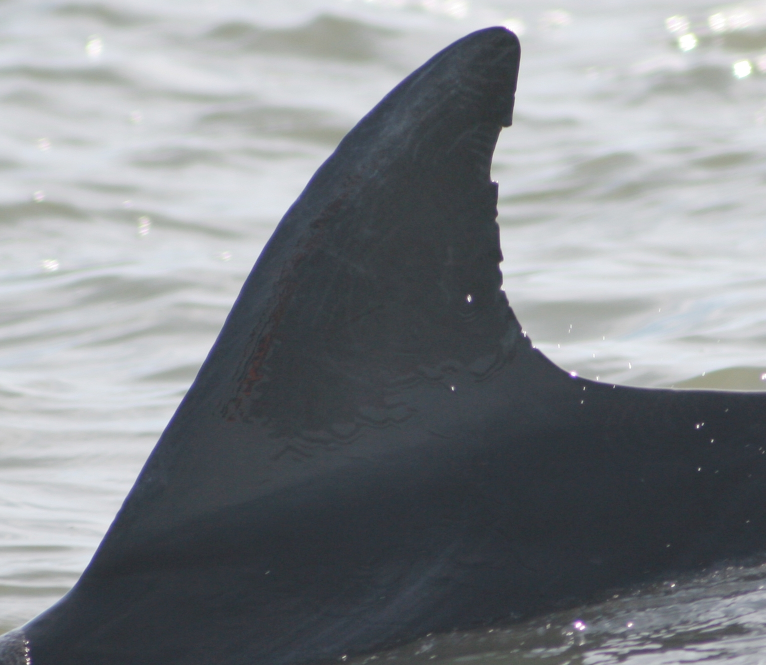
#> input picture catalogue/NOAA0087_01.jpg, 1531 x 1330 px (shown at 1/2 size)
$ python -i fin_curvature.py   (imports and definitions only)
#> lines starting #> are read from the running program, lines starting #| are printed output that depends on the picture; after the words box and inside, x2 and y2 are one past the last pixel; in counts of white or black regions, pixels touching at a corner belong together
#> further down, picture is the input picture: shape (1330, 1531, 3); mean B, G, R 137, 133.1, 129.3
"""
Fin outline and curvature matching
==================================

Burrunan dolphins are told apart by the nicks and notches cut into the
TRAILING EDGE of their dorsal fin over their life. This module turns that edge
into a pattern that can be compared between photographs.

The first version of the program compared whole edge-detected pictures. When
that was measured it turned out to be almost blind to notches: two large
notches cut into a fin only dropped the score from 100% to 93%, while a totally
different dolphin dropped it to 41-58%. It was really measuring the broad
triangle of the fin, which most dolphins share. This module does what the
professional systems (CurvRank, finFindR) do instead:

    1. Separate the fin from the water.
    2. Find the tip of the fin and trace DOWN THE TRAILING EDGE to the base.
    3. Walk along that edge and measure the CURVATURE at every step.
    4. Compare two fins by lining up their curvature patterns.

Curvature is measured the "integral" way: put a small circle on a point of the
outline and ask what fraction of that circle is inside the fin.

    a straight edge     ->  about 0.5, half the circle is inside
    a notch cut in      ->  less than 0.5, the circle is mostly outside
    a bump sticking out ->  more than 0.5

So a notch becomes a dip in a graph, and identifying a dolphin turns into
comparing two wiggly lines. This is measured at several circle sizes at once,
so both tiny nicks and large chunks out of the fin are picked up.

Why only the trailing edge, and why tip-first
---------------------------------------------
The leading edge is smooth on nearly every dolphin and carries almost no
identity. The trailing edge is where the notches are. Tracing it from the tip
every time also solves the "other side" problem for free: a fin photographed
from the dolphin's left is a mirror image of the same fin from its right, but
the walk from tip to base along the trailing edge produces the same sequence
of notches either way. Which side the dolphin was seen from is still recorded,
because it is useful to know, but the comparison no longer depends on it.
"""

import cv2
import numpy as np


# How many points to sample along the traced edge. More points means finer
# detail but slower comparing.
OUTLINE_POINTS = 200

# The circle sizes used to measure curvature, as a fraction of the fin's height.
# Small circles catch small nicks, large circles catch big missing chunks.
CURVATURE_SCALES = (0.04, 0.08, 0.16)

# Photos are shrunk to this many pixels on their longest side while the fin is
# being separated from the water. It makes that step fast and means a 4000px
# photo and a 600px photo are treated the same way.
WORK_SIZE = 500

# The comparison distance at which two fins are treated as having nothing in
# common. See curvature_similarity() for how this number was measured.
ZERO_AT = 0.06


# ---------------------------------------------------------------------------
# Step 1: separating the fin from the water
# ---------------------------------------------------------------------------

def fin_mask(image):
    """Return a black-and-white mask with the dolphin in white, water in black.

    No single rule separates a fin from water in every photo. A fin can be
    darker than the water or paler than it, the water can be blue, green or
    grey, and wave shadows can be darker than everything. So several ways of
    splitting the picture are tried, every blob each one produces is scored on
    how much it looks like a fin, and the best-scoring blob wins. That blob's
    boundary is then tidied up with GrabCut, which uses the colours on each side
    of the boundary to decide exactly where it runs.

    The mask is returned at the photo's original size, upright, untouched by
    any rotation - so it lines up with the photo pixel for pixel.
    """
    height, width = image.shape[:2]

    # Work on a shrunken copy: quicker, and photo size stops mattering.
    scale = min(1.0, WORK_SIZE / float(max(height, width)))
    small = cv2.resize(image, (max(1, int(round(width * scale))),
                               max(1, int(round(height * scale)))),
                       interpolation=cv2.INTER_AREA) if scale < 1.0 else image.copy()
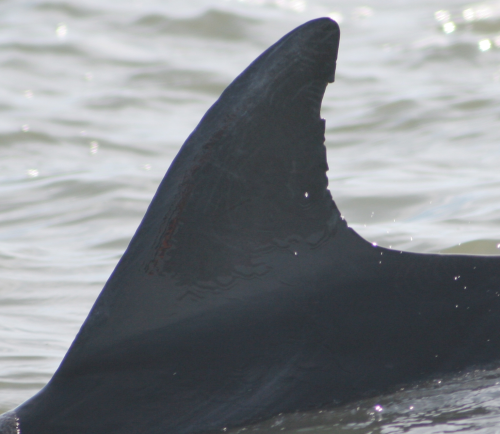
#> small: shape (434, 500, 3); mean B, G, R 137, 133.1, 129.3

    # Every plausible blob from every way of splitting the photo, with its
    # fin-likeness score and which split it came from.
    found = []
    for split_index, candidate in enumerate(threshold_candidates(small)):
        for blob in blobs(candidate):
            score = fin_likeness(blob)
            if np.isfinite(score):
                found.append((split_index, blob, score))
#> this loop made 6 passes
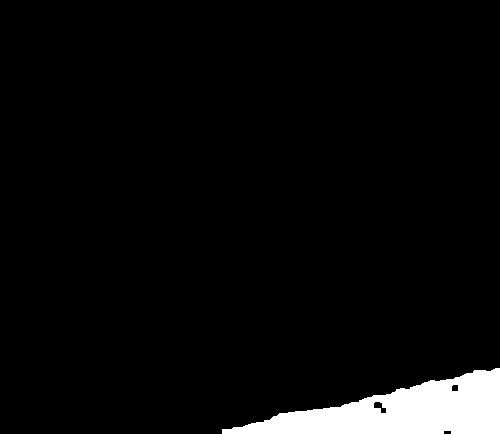
#> blob: shape (434, 500); 4.5% white; 1 white region, box (x1, y1, x2, y2) and area: (222, 368, 500, 434) 9719
#> after the loop, found = 7 items
    if not found:
        return None

    # Consensus bonus. A single split can be fooled - a glare streak down the
    # face of a fin can make brightness alone cut the fin in half, and the
    # half still looks fairly fin-shaped. But two different ways of looking
    # at the photo rarely make the same mistake, so a blob that another split
    # also found is much more likely to be the real dolphin.
    best_blob = None
    best_score = -np.inf
    for split_index, blob, score in found:
        agreement = max([overlap(blob, other) for other_split, other, _ in found
                         if other_split != split_index] or [0.0])
        total = score + 2.0 * agreement
        if total > best_score:
            best_score, best_blob = total, blob
#> this loop made 7 passes
#> (split_index, score, agreement, total, best_score) on passes 1 to 2: (0, 2.14, 0.986, 4.11, 4.11), (1, 5.71, 0.921, 7.55, 7.55)
#> pass 1, in overlap, `a, b = blob_a > 0, blob_b > 0`:
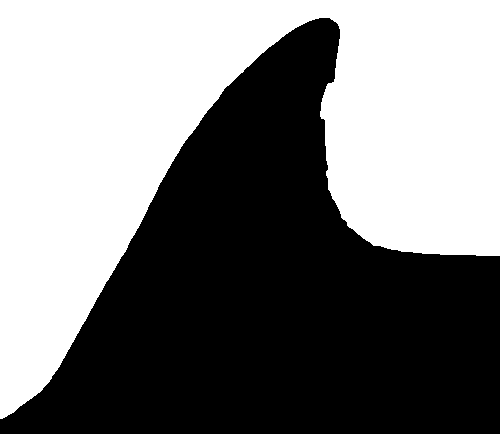
#> a: shape (434, 500) bool; 49.3% white; 1 white region, box (x1, y1, x2, y2) and area: (0, 0, 500, 419) 106906
#> pass 1, in overlap, `a, b = blob_a > 0, blob_b > 0`:
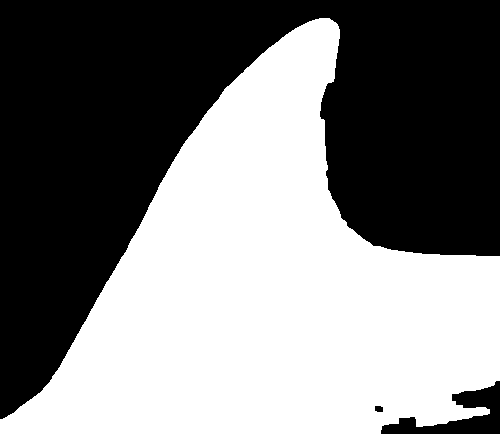
#> b: shape (434, 500) bool; 49.6% white; 1 white region, box (x1, y1, x2, y2) and area: (0, 18, 500, 434) 107570
#> pass 1, in overlap (call 2), `a, b = blob_a > 0, blob_b > 0`:
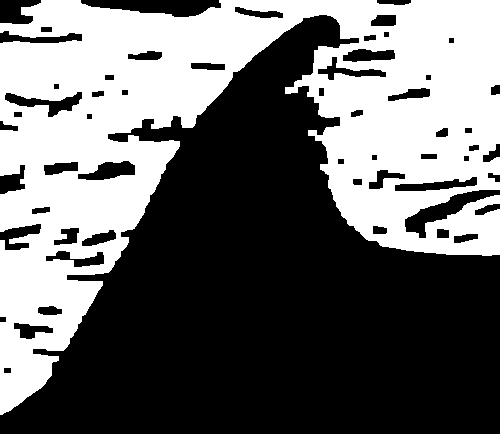
#> b: shape (434, 500) bool; 42.1% white; 1 white region, box (x1, y1, x2, y2) and area: (0, 0, 500, 415) 91400
#> pass 1, in overlap (call 3), `a, b = blob_a > 0, blob_b > 0`:
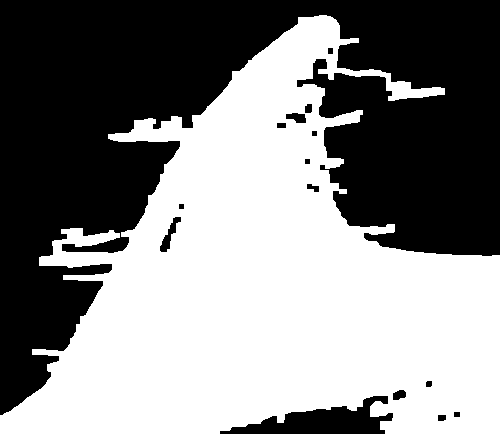
#> b: shape (434, 500) bool; 52.2% white; 15 black regions, largest, box (x1, y1, x2, y2) and area: (0, 0, 500, 415) 99651, (220, 396, 393, 434) 3160, (160, 217, 181, 252) 250
#> after the loop, best_score = 7.55

    # Tidy the boundary. GrabCut can occasionally make things worse (for
    # example by swallowing a patch of water), so its result is only kept if it
    # still looks at least as fin-like as what went in.
    refined = grabcut_refine(small, best_blob)
    if refined is not None and fin_likeness(refined) >= fin_likeness(best_blob) - 0.25:
        best_blob = refined

    # A fin has no holes in it, so any hole is a glare spot or a shadow that
    # got mislabelled. Fill them by redrawing just the outer boundary.
    best_blob = fill_holes(best_blob)

    # Back to the photo's real size.
    if scale < 1.0:
        full = cv2.resize(best_blob, (width, height), interpolation=cv2.INTER_LINEAR)
        return np.uint8(full > 127) * 255
    return best_blob


def fill_holes(mask):
    """Fill any holes inside the largest blob, keeping its outer edge as is."""
    contours, _ = cv2.findContours(mask, cv2.RETR_EXTERNAL, cv2.CHAIN_APPROX_NONE)
    if not contours:
        return mask
    filled = np.zeros_like(mask)
    cv2.drawContours(filled, [max(contours, key=cv2.contourArea)], -1, 255, -1)
    return filled


def threshold_candidates(small):
    """Yield several rough fin/water splits of the same photo.

    Each split is a plain Otsu threshold on one channel, tried both ways round
    because the fin might be the dark part or the light part:

        grey brightness   - the obvious one; dark fin against bright water
        blue-vs-yellow    - water is bluish, a dolphin is grey-brown, so this
                            separates them even when they are equally bright
        colour saturation - water is often more colourful than the dolphin
    """
    gray = cv2.GaussianBlur(cv2.cvtColor(small, cv2.COLOR_BGR2GRAY), (5, 5), 0)
    lab_b = cv2.GaussianBlur(cv2.cvtColor(small, cv2.COLOR_BGR2LAB)[:, :, 2], (5, 5), 0)
    sat = cv2.GaussianBlur(cv2.cvtColor(small, cv2.COLOR_BGR2HSV)[:, :, 1], (5, 5), 0)

    kernel = np.ones((5, 5), np.uint8)
    for channel in (gray, lab_b, sat):
        for flag in (cv2.THRESH_BINARY, cv2.THRESH_BINARY_INV):
            _, mask = cv2.threshold(channel, 0, 255, flag + cv2.THRESH_OTSU)
            # Close small gaps and remove speckles.
            mask = cv2.morphologyEx(mask, cv2.MORPH_CLOSE, kernel)
            mask = cv2.morphologyEx(mask, cv2.MORPH_OPEN, kernel)
            yield mask


def overlap(blob_a, blob_b):
    """How much two blobs coincide: shared area over combined area, 0 to 1."""
    a, b = blob_a > 0, blob_b > 0
    union = np.count_nonzero(a | b)
    return np.count_nonzero(a & b) / float(union) if union else 0.0


def blobs(mask):
    """Yield each separate white blob of a mask that is a plausible size."""
    height, width = mask.shape
    count, labels, stats, _ = cv2.connectedComponentsWithStats(mask, 8)
    for label in range(1, count):
        area = stats[label, cv2.CC_STAT_AREA] / float(height * width)
        # A close-up can have the dolphin filling nearly the whole frame, so
        # the upper limit is generous. Blobs that big are still judged on
        # shape by fin_likeness().
        if 0.03 < area < 0.95:
            yield np.uint8(labels == label) * 255


def fin_likeness(blob):
    """Score how much a blob looks like a dorsal fin. Higher is more fin-like.

    Returns -inf for blobs that cannot be a fin. The clues used:

        pointed   a fin comes to a tip: its top few rows are much narrower
                  than its widest row. A patch of water is not pointed.
        big       the fin is the subject of the photo, so it takes up a fair
                  share of the frame. Scraps of foam do not.
        tall      likewise, it spans a good fraction of the picture's height.
        solid     a fin is one solid lump. Wave shadows are stringy streaks.
                  (A fin on a back scores modestly here - the hull spans the
                  gap between tip and back - so this is a nudge, not a veto.)
        grounded  the rest of the dolphin is under the water, so a real fin
                  often reaches the bottom of the picture.
        not sky   a blob touching the top of the picture is probably water
                  or sky that got split the wrong way round.
    """
    height, width = blob.shape
    rows_filled = np.count_nonzero(blob, axis=1)
    filled_rows = np.where(rows_filled > 0)[0]
    if len(filled_rows) < 10:
        return -np.inf

    top, bottom = filled_rows[0], filled_rows[-1]
    blob_height = bottom - top + 1
    area_px = float(rows_filled.sum())
    area = area_px / (height * width)

    contours, _ = cv2.findContours(blob, cv2.RETR_EXTERNAL, cv2.CHAIN_APPROX_SIMPLE)
    if not contours:
        return -np.inf
    hull_area = cv2.contourArea(cv2.convexHull(max(contours, key=cv2.contourArea)))
    solidity = area_px / hull_area if hull_area > 0 else 0.0
    if solidity < 0.35:
        return -np.inf

    # How narrow the top 15% of the blob is, compared with its widest row.
    band = rows_filled[top: top + max(3, int(blob_height * 0.15))]
    pointed = 1.0 - band.max() / float(rows_filled.max())

    score = 2.0 * pointed
    score += 2.0 * min(1.0, area / 0.25)
    score += 1.0 * min(1.0, blob_height / (0.4 * height))
    score += solidity
    score += 0.3 if bottom >= height - 2 else 0.0
    score -= 1.5 if top <= 1 else 0.0
    score -= 2.0 * max(0.0, area - 0.6)
    return score


def grabcut_refine(small, blob):
    """Let GrabCut redraw the blob's boundary using the photo's colours.

    The blob says roughly where the dolphin is. GrabCut builds a colour model
    of "dolphin" from inside it and "water" from around it, then decides pixel
    by pixel near the boundary which model fits better. This is what recovers a
    pale fin edge that a plain brightness threshold chopped off.
    """
    height, width = blob.shape
    reach = max(5, int(round(min(height, width) * 0.04)))
    kernel = cv2.getStructuringElement(cv2.MORPH_ELLIPSE, (reach, reach))

    sure_fg = cv2.erode(blob, kernel, iterations=2)
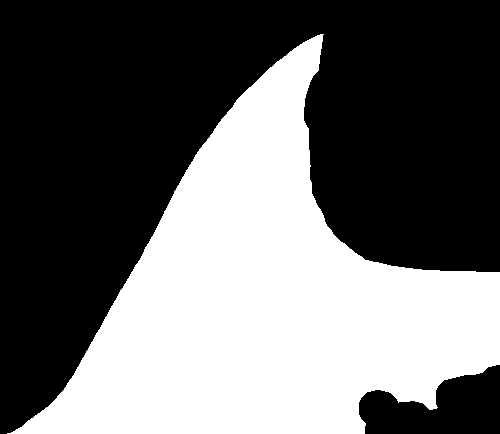
#> sure_fg: shape (434, 500); 41% white; 1 white region, box (x1, y1, x2, y2) and area: (7, 34, 500, 434) 88940
    maybe = cv2.dilate(blob, kernel, iterations=2)
#> maybe: shape (434, 500); 57.5% white; 2 black regions, box (x1, y1, x2, y2) and area: (0, 0, 500, 401) 92148, (473, 426, 500, 434) 94

    labels = np.full(blob.shape, cv2.GC_BGD, np.uint8)
    labels[maybe > 0] = cv2.GC_PR_BGD
    labels[blob > 0] = cv2.GC_PR_FGD
    labels[sure_fg > 0] = cv2.GC_FGD

    bgd_model = np.zeros((1, 65), np.float64)
    fgd_model = np.zeros((1, 65), np.float64)
    try:
        cv2.grabCut(small, labels, None, bgd_model, fgd_model, 3, cv2.GC_INIT_WITH_MASK)
    except cv2.error:
        return None

    result = np.uint8((labels == cv2.GC_FGD) | (labels == cv2.GC_PR_FGD)) * 255
    result = cv2.morphologyEx(result, cv2.MORPH_OPEN, np.ones((3, 3), np.uint8))

    # Keep only the piece that overlaps the original blob.
    count, comp, stats, _ = cv2.connectedComponentsWithStats(result, 8)
    if count < 2:
        return None
    overlap = [np.count_nonzero((comp == i) & (blob > 0)) for i in range(1, count)]
#> overlap = [107435, 0]
#> (the rest of the program and of its run is left out)
